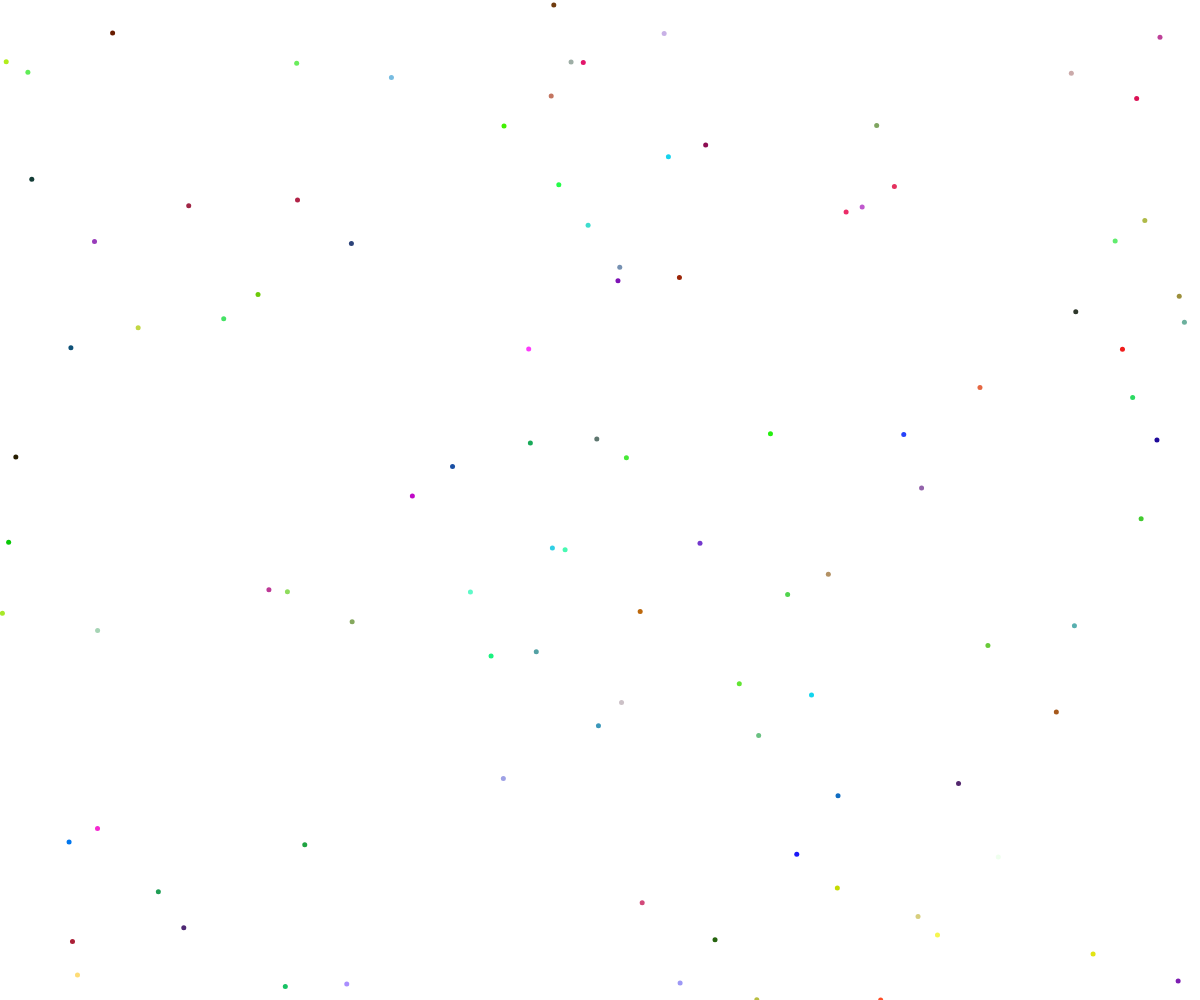
Frame 1 (no input)
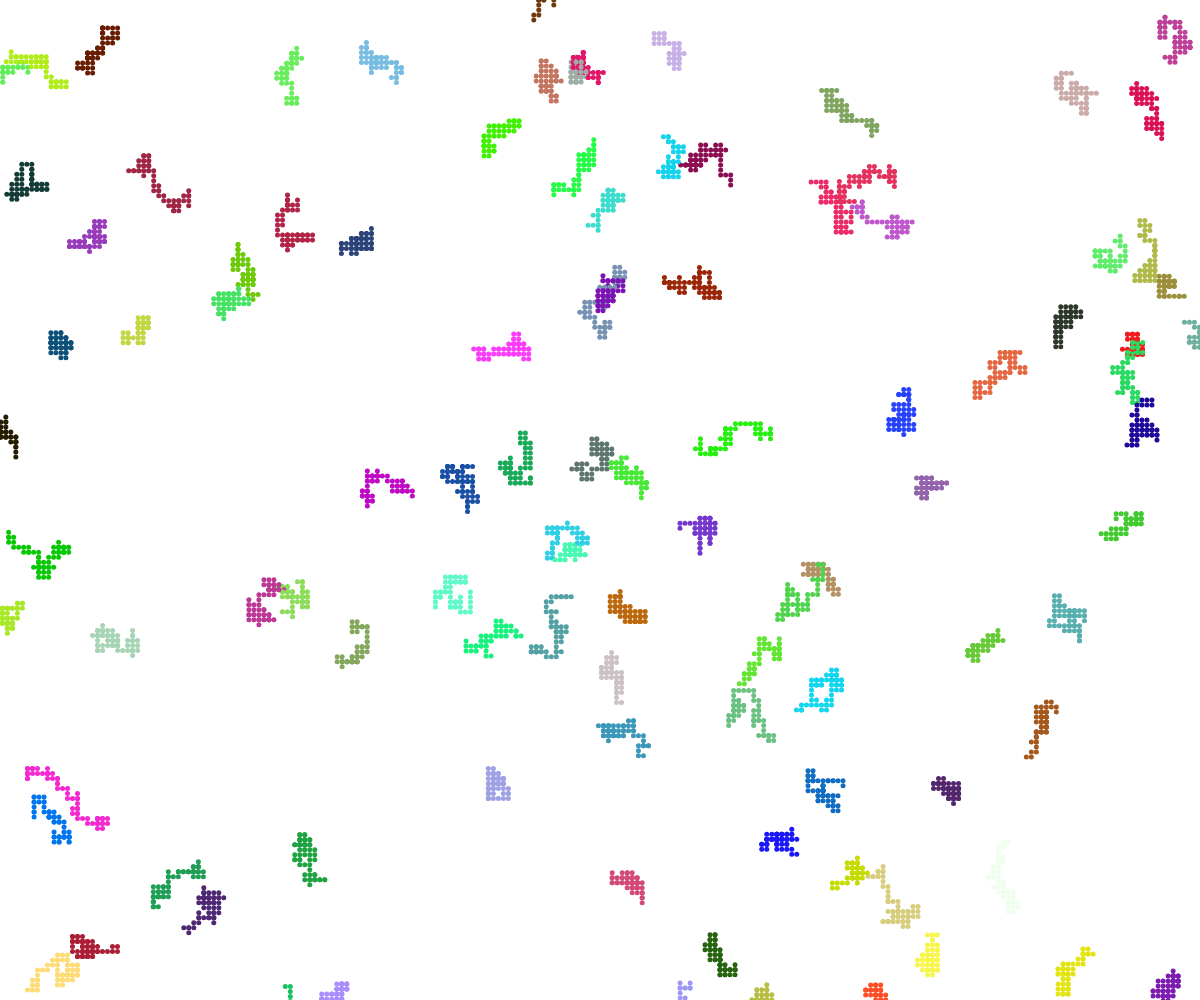
Frame 60 (no input)
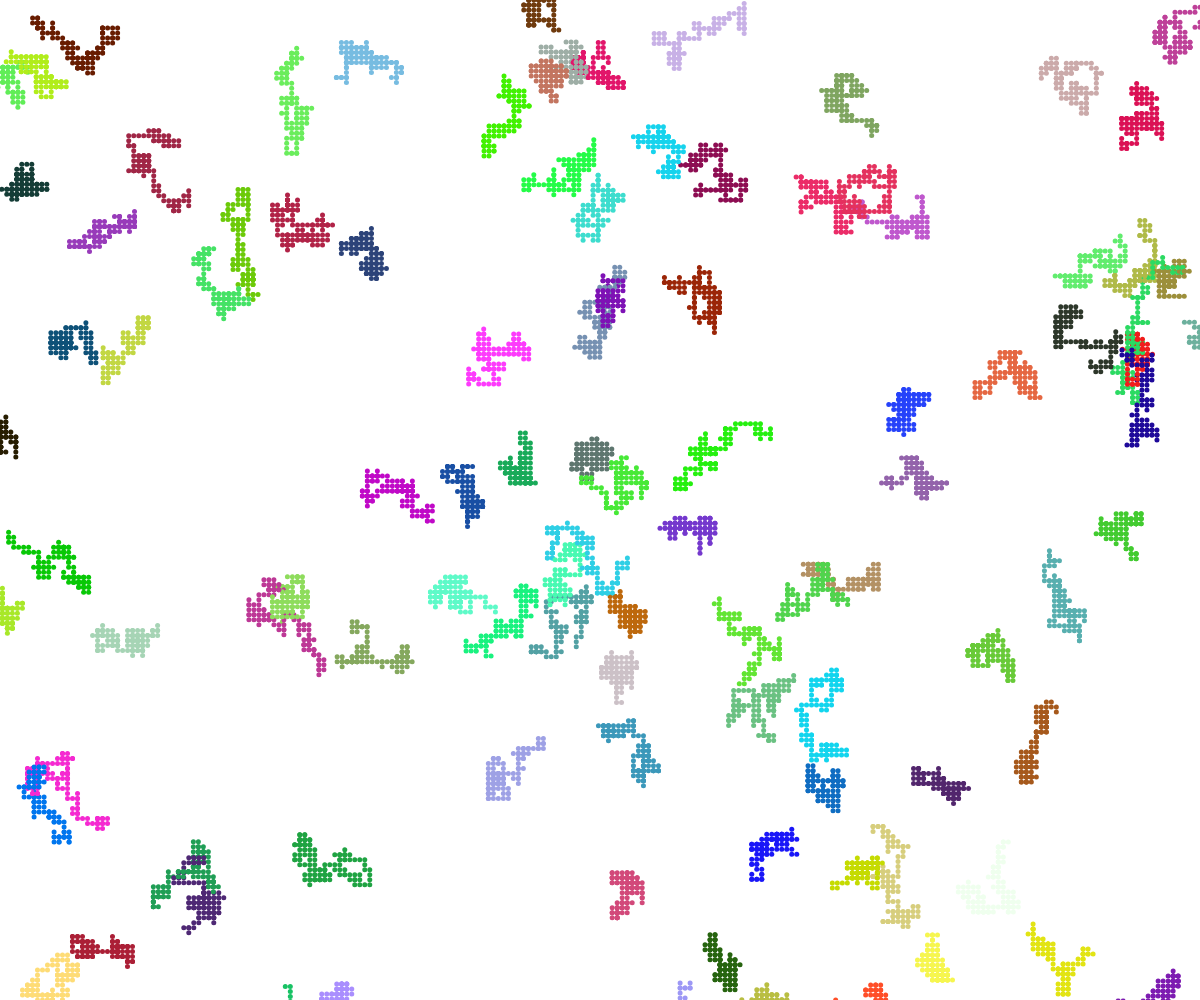
Frame 120 (the mouse pressed at the canvas centre since frame 60)

The p5.js sketch that drew these frames (run headless with seeded random() and noise() and a simulated clock; from frame 60 on, the mouse is pressed at the canvas centre):

// p5.js sketch
// ── sketch.js
// Walker OOP Demo

let walkers = [];

class Walker {
  constructor(x, y) {
    this.x = x;
    this.y = y;
    this.speed = 5;
    this.diamter = 5;
    this.colour = "red";
  }

  display() {
    fill(this.colour);
    circle(this.x, this.y, this.diamter);
  }

  move() {
    let choice = random(100);

    if (choice < 25) {
      // Up
      this.y -= this.speed;
    }
    else if (choice < 50) {
      // Down
      this.y += this.speed;
    }
    else if (choice < 75) {
      // Left
      this.x -= this.speed;
    }
    else {
      // Right
      this.x += this.speed;
    }
  }
}

async function setup() {
  createCanvas(windowWidth, windowHeight);
  noStroke();

  for (let i = 0; i < 101; i++) {
    let newWalker;

    newWalker = new Walker(random(width), random(height));
    newWalker.colour = color(random(255), random(255), random(255));

    walkers.push(newWalker);
  }
}

function draw() {
  for (let i = 0; i < walkers.length; i++) {
    walkers[i].move();
    walkers[i].display();
  }
}
